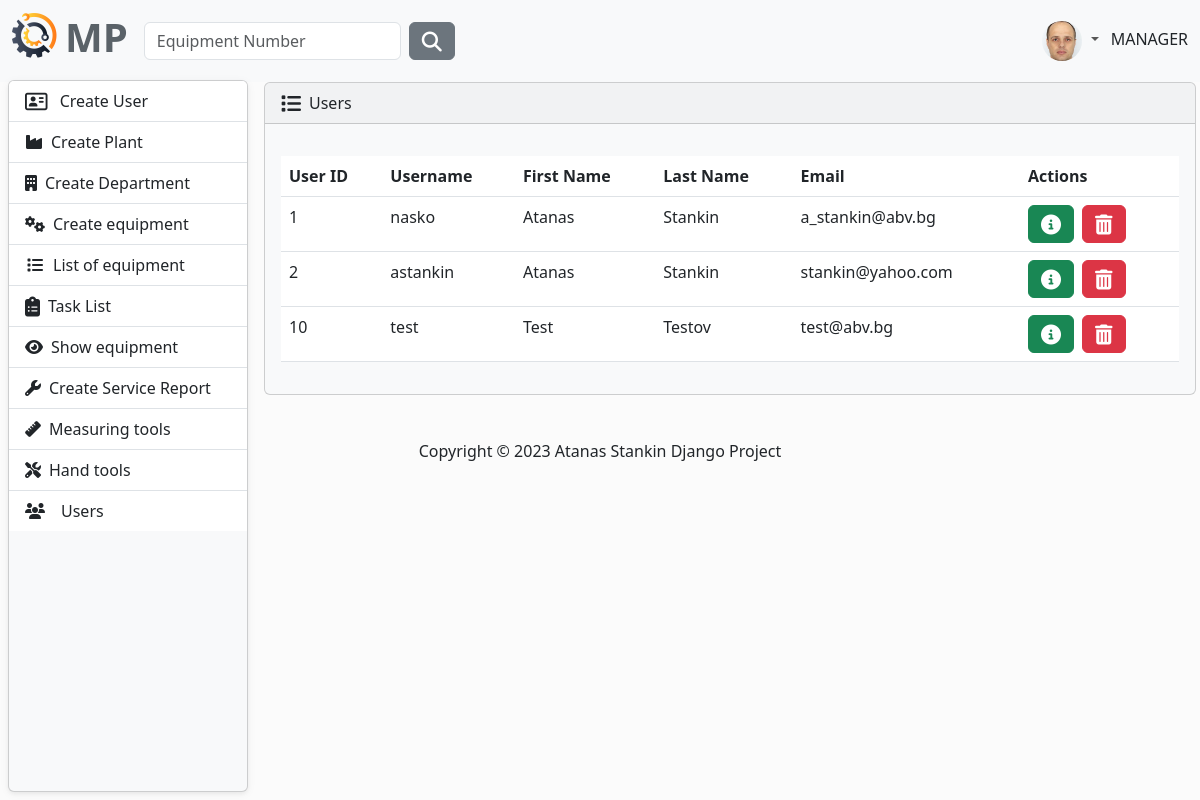
/user/users-list/ (signed in), run on an earlier commit of the app's database.
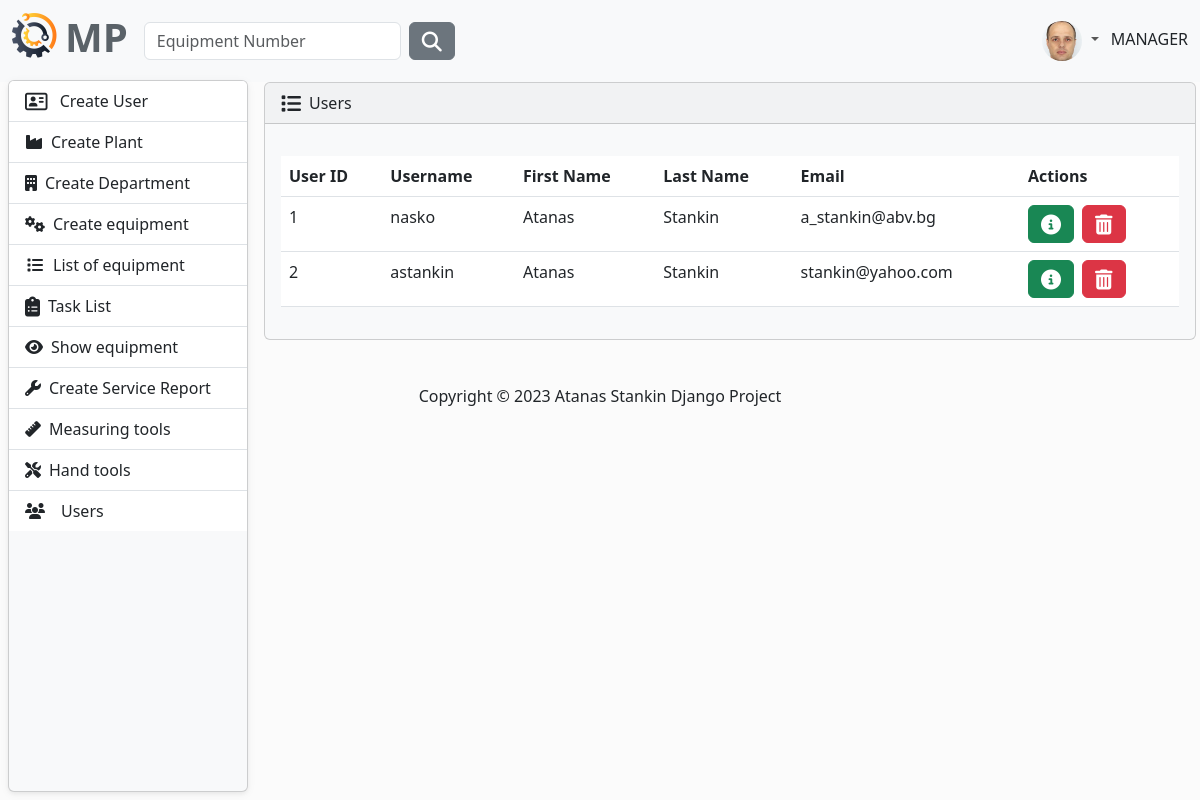
And on a later commit of the database.
### MaintenancePlanner/accounts/models.py (models this page shows, shortened)
class AppUser(AbstractUser, PermissionsMixin):
    first_name = models.CharField(
        max_length=30,
        validators=[
            MinLengthValidator(2),
            user_name_validator,
        ]
    )
    last_name = models.CharField(
        max_length=30,
        validators=[
            MinLengthValidator(2),
            user_name_validator,
        ]
    )
    email = models.EmailField(unique=True)
    class Role(models.TextChoices):
        MANAGER = "MANAGER", 'Manager'
        SUPERVISOR = "SUPERVISOR", 'Supervisor'
        OPERATOR = "OPERATOR", 'Operator'
    role = models.CharField(max_length=50, choices=Role.choices)
    @property
    def full_name(self):
        return f'{self.first_name} {self.last_name}'

class Profile(models.Model):
    user = models.OneToOneField(AppUser, on_delete=models.CASCADE)
    image = models.ImageField(
        default='images/default.jpg',
        null=True,
        blank=True,
        upload_to='images/'
    )

### MaintenancePlanner/accounts/views.py (the view)
# urls.py: path('users-list/', ListUsers.as_view(), name='users-list'),
class ListUsers(LoginRequiredMixin, AllowedUsersMixin, ListView):
    allowed_roles = ['MANAGER']
    model = AppUser
    template_name = 'users-list.html'
    context_object_name = 'users'

### MaintenancePlanner/accounts/mixins.py (called while the page is built)
    def dispatch(self, request, *args, **kwargs):
        if request.user.role in self.allowed_roles:
            return super().dispatch(request, *args, **kwargs)
        else:
            return redirect('home-page')

### MaintenancePlanner/accounts/templates/users-list.html (shortened to what this page needs)
{% extends "base.html" %}
{% block content %}
    <article>
        <div class="card bg-light ms-1 me-4 mb-4 mt-0">
            <div class="card-header">
                <i class="fa-solid fa-list fa-lg me-2"></i>Users
            </div>
            <div class="card-body">
                <p class="card-text">
                <div class="table-responsive">
                    <table class="table table-hover">
                        <thead>
                        <tr>
                            <th scope="col">User ID</th>
                            <th scope="col">Username</th>
                            <th scope="col">First Name</th>
                            <th scope="col">Last Name</th>
                            <th scope="col">Email</th>
                            <th scope="col">Actions</th>
                        </tr>
                        </thead>
                        <tbody>
                        {% for user in  users %}
                            <tr>
                                <td>{{ user.id }}</td>
                                <td>{{ user.username }}</td>
                                <td>{{ user.first_name }}</td>
                                <td>{{ user.last_name }}</td>
                                <td>{{ user.email }}</td>
                                <td>
                                    <button type="button" class="btn btn-success me-1"
                                            href="#" data-bs-toggle="modal"
                                            data-bs-target="#myModal{{ user.id }}">
                                        <i class="fa-solid fa-circle-info fa-lg"></i>
                                    </button>
                                    <button type="button" class="btn btn-danger me-1"
                                            href="#"
                                            data-bs-toggle="modal"
                                            data-bs-target="#myModal2{{ user.id }}">
                                        <i class="fa-solid fa-trash-can fa-lg"></i>
                                    </button>
                                </td>
                            </tr>
                        {% endfor %}
                        </tbody>
                    </table>
                </div>
            </div>
        </div>
    </article>
{% endblock %}

### templates/partials/navbar.html (shortened to what this page needs)
{% load static %}
<nav class="navbar navbar-expand-lg bg-light" data-bs-theme="light">
    <div class="container-fluid">
        <a class="navbar-brand" href="{% url 'home-page' %}">
            <ul class="navbar-nav ms-auto d-flex flex-row">
                <li><img class="logo me-2" src="{% static 'img/logo.png' %}" alt="logo"></li>
                <li><h1 style="color: #5a6268; font-weight: bold">MP</h1></li>
            </ul>
        </a>
        <div class="collapse navbar-collapse" id="navbarColor01">
            {% if user.is_authenticated %}
                <form class="d-flex" method=POST action="{% url 'search-equipment' %}">
                    <input class="form-control me-sm-2" type="search" placeholder="Equipment Number"
                           name="number">
                    <button class="btn btn-secondary my-2 my-sm-0" type="submit"><i
                            class="fa-solid fa-magnifying-glass fa-lg"></i></button>
                </form>
            {% endif %}
            <ul class="navbar-nav ms-auto d-flex flex-row">
                {% if not request.user.is_authenticated %}
                    <li class="nav-item">
                        <a class="nav-link" href="{% url 'login' %}"><i
                                class="fa-solid fa-right-to-bracket fa-lg me-2"></i>Sig In
                        </a>
                    </li>
                    {% else %}
                    <li class="nav-item dropdown">
                        <div class="btn-group dropdown">
                            <a class="nav-link dropdown-toggle" data-bs-toggle="dropdown" href="#" role="button"
                               aria-haspopup="true" aria-expanded="false">
                                {% if user.profile.image %}
                                    <img src="{{ user.profile.image.url }}" class="rounded-circle" height="40"
                                         loading="lazy"/>
                                {% else %}
                                    <img src="{% static 'img/profile-img.png' %}" class="rounded-circle" height="40"
                                         loading="lazy"/>
                                {% endif %}
                            </a>
                        </div>
                        {{ request.user.role }}
                    </li>
                {% endif %}
            </ul>
        </div>
    </div>
</nav>

What changed in the data, as far as the page shows it:
removed AppUser: id "10", username "test", first_name "Test", last_name "Testov", email "test@abv.bg"
